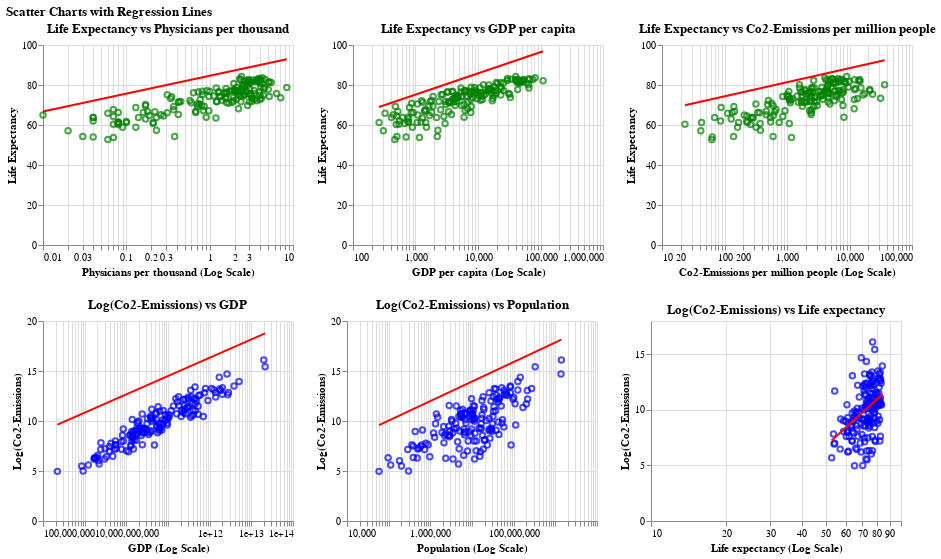

Notebook source saved alongside this figure:
### Code cell
import altair as alt
import numpy as np
import pandas as pd

# Log-transform the required columns
data['Log(Co2-Emissions)'] = np.log(data['Co2-Emissions'])

# Scatter Chart of 'Life expectancy' vs ['Physicians per thousand', 'GDP per capita', 'Co2-Emissions per million people']
charts1 = []
for column in ['Physicians per thousand', 'GDP per capita', 'Co2-Emissions per million people']:
    chart = alt.Chart(data).mark_point(color='green').encode(
        x=alt.X(column, scale=alt.Scale(type='log'), title=f'{column} (Log Scale)'),
        y=alt.Y('Life expectancy', title='Life Expectancy'),
        tooltip=['Country', column, 'Life expectancy']
    ).properties(
        title=f'Life Expectancy vs {column}',
        width=250,
        height=200
    )
    
    # Add regression line
    regression_line = chart.transform_regression(
        column, 'Life expectancy', method='linear'
    ).mark_line(color='red')
    
    # Combine the scatter plot and regression line
    charts1.append(chart + regression_line)

# Combine all scatter charts into a row
grid1 = alt.hconcat(*charts1)

# Scatter Chart of 'Log(Co2-Emissions)' vs ['GDP', 'Population', 'Life expectancy']
charts2 = []
for column in ['GDP', 'Population', 'Life expectancy']:
    chart = alt.Chart(data).mark_point(color='blue').encode(
        x=alt.X(column, scale=alt.Scale(type='log'), title=f'{column} (Log Scale)'),
        y=alt.Y('Log(Co2-Emissions)', title='Log(Co2-Emissions)'),
        tooltip=['Country', column, 'Log(Co2-Emissions)']
    ).properties(
        title=f'Log(Co2-Emissions) vs {column}',
        width=250,
        height=200
    )
    
    # Add regression line
    regression_line = chart.transform_regression(
        column, 'Log(Co2-Emissions)', method='linear'
    ).mark_line(color='red')
    
    # Combine the scatter plot and regression line
    charts2.append(chart + regression_line)

# Combine all scatter charts into a row
grid2 = alt.hconcat(*charts2)

# Combine both grids into a vertical layout
final_chart = alt.vconcat(grid1, grid2).properties(
    title='Scatter Charts with Regression Lines'
)

final_chart

### Figure 1 — Vega-Lite specification as saved in the notebook (floating-point values rounded to 4 significant figures; data arrays with more than 128 entries replaced by an {"elided": "..."} marker saying what was removed)
{"config": {"view": {"continuousWidth": 300, "continuousHeight": 300}}, "vconcat": [{"hconcat": [{"layer": [{"mark": {"type": "point", "color": "green"}, "encoding": {"tooltip": [{"field": "Country", "type": "nominal"}, {"field": "Physicians per thousand", "type": "quantitative"}, {"field": "Life expectancy", "type": "quantitative"}], "x": {"field": "Physicians per thousand", "scale": {"type": "log"}, "title": "Physicians per thousand (Log Scale)", "type": "quantitative"}, "y": {"field": "Life expectancy", "title": "Life Expectancy", "type": "quantitative"}}, "title": "Life Expectancy vs Physicians per thousand"}, {"mark": {"type": "line", "color": "red"}, "encoding": {"tooltip": [{"field": "Country", "type": "nominal"}, {"field": "Physicians per thousand", "type": "quantitative"}, {"field": "Life expectancy", "type": "quantitative"}], "x": {"field": "Physicians per thousand", "scale": {"type": "log"}, "title": "Physicians per thousand (Log Scale)", "type": "quantitative"}, "y": {"field": "Life expectancy", "title": "Life Expectancy", "type": "quantitative"}}, "title": "Life Expectancy vs Physicians per thousand", "transform": [{"on": "Physicians per thousand", "regression": "Life expectancy", "method": "linear"}]}], "height": 200, "width": 250}, {"layer": [{"mark": {"type": "point", "color": "green"}, "encoding": {"tooltip": [{"field": "Country", "type": "nominal"}, {"field": "GDP per capita", "type": "quantitative"}, {"field": "Life expectancy", "type": "quantitative"}], "x": {"field": "GDP per capita", "scale": {"type": "log"}, "title": "GDP per capita (Log Scale)", "type": "quantitative"}, "y": {"field": "Life expectancy", "title": "Life Expectancy", "type": "quantitative"}}, "title": "Life Expectancy vs GDP per capita"}, {"mark": {"type": "line", "color": "red"}, "encoding": {"tooltip": [{"field": "Country", "type": "nominal"}, {"field": "GDP per capita", "type": "quantitative"}, {"field": "Life expectancy", "type": "quantitative"}], "x": {"field": "GDP per capita", "scale": {"type": "log"}, "title": "GDP per capita (Log Scale)", "type": "quantitative"}, "y": {"field": "Life expectancy", "title": "Life Expectancy", "type": "quantitative"}}, "title": "Life Expectancy vs GDP per capita", "transform": [{"on": "GDP per capita", "regression": "Life expectancy", "method": "linear"}]}], "height": 200, "width": 250}, {"layer": [{"mark": {"type": "point", "color": "green"}, "encoding": {"tooltip": [{"field": "Country", "type": "nominal"}, {"field": "Co2-Emissions per million people", "type": "quantitative"}, {"field": "Life expectancy", "type": "quantitative"}], "x": {"field": "Co2-Emissions per million people", "scale": {"type": "log"}, "title": "Co2-Emissions per million people (Log Scale)", "type": "quantitative"}, "y": {"field": "Life expectancy", "title": "Life Expectancy", "type": "quantitative"}}, "title": "Life Expectancy vs Co2-Emissions per million people"}, {"mark": {"type": "line", "color": "red"}, "encoding": {"tooltip": [{"field": "Country", "type": "nominal"}, {"field": "Co2-Emissions per million people", "type": "quantitative"}, {"field": "Life expectancy", "type": "quantitative"}], "x": {"field": "Co2-Emissions per million people", "scale": {"type": "log"}, "title": "Co2-Emissions per million people (Log Scale)", "type": "quantitative"}, "y": {"field": "Life expectancy", "title": "Life Expectancy", "type": "quantitative"}}, "title": "Life Expectancy vs Co2-Emissions per million people", "transform": [{"on": "Co2-Emissions per million people", "regression": "Life expectancy", "method": "linear"}]}], "height": 200, "width": 250}]}, {"hconcat": [{"layer": [{"mark": {"type": "point", "color": "blue"}, "encoding": {"tooltip": [{"field": "Country", "type": "nominal"}, {"field": "GDP", "type": "quantitative"}, {"field": "Log(Co2-Emissions)", "type": "quantitative"}], "x": {"field": "GDP", "scale": {"type": "log"}, "title": "GDP (Log Scale)", "type": "quantitative"}, "y": {"field": "Log(Co2-Emissions)", "title": "Log(Co2-Emissions)", "type": "quantitative"}}, "title": "Log(Co2-Emissions) vs GDP"}, {"mark": {"type": "line", "color": "red"}, "encoding": {"tooltip": [{"field": "Country", "type": "nominal"}, {"field": "GDP", "type": "quantitative"}, {"field": "Log(Co2-Emissions)", "type": "quantitative"}], "x": {"field": "GDP", "scale": {"type": "log"}, "title": "GDP (Log Scale)", "type": "quantitative"}, "y": {"field": "Log(Co2-Emissions)", "title": "Log(Co2-Emissions)", "type": "quantitative"}}, "title": "Log(Co2-Emissions) vs GDP", "transform": [{"on": "GDP", "regression": "Log(Co2-Emissions)", "method": "linear"}]}], "height": 200, "width": 250}, {"layer": [{"mark": {"type": "point", "color": "blue"}, "encoding": {"tooltip": [{"field": "Country", "type": "nominal"}, {"field": "Population", "type": "quantitative"}, {"field": "Log(Co2-Emissions)", "type": "quantitative"}], "x": {"field": "Population", "scale": {"type": "log"}, "title": "Population (Log Scale)", "type": "quantitative"}, "y": {"field": "Log(Co2-Emissions)", "title": "Log(Co2-Emissions)", "type": "quantitative"}}, "title": "Log(Co2-Emissions) vs Population"}, {"mark": {"type": "line", "color": "red"}, "encoding": {"tooltip": [{"field": "Country", "type": "nominal"}, {"field": "Population", "type": "quantitative"}, {"field": "Log(Co2-Emissions)", "type": "quantitative"}], "x": {"field": "Population", "scale": {"type": "log"}, "title": "Population (Log Scale)", "type": "quantitative"}, "y": {"field": "Log(Co2-Emissions)", "title": "Log(Co2-Emissions)", "type": "quantitative"}}, "title": "Log(Co2-Emissions) vs Population", "transform": [{"on": "Population", "regression": "Log(Co2-Emissions)", "method": "linear"}]}], "height": 200, "width": 250}, {"layer": [{"mark": {"type": "point", "color": "blue"}, "encoding": {"tooltip": [{"field": "Country", "type": "nominal"}, {"field": "Life expectancy", "type": "quantitative"}, {"field": "Log(Co2-Emissions)", "type": "quantitative"}], "x": {"field": "Life expectancy", "scale": {"type": "log"}, "title": "Life expectancy (Log Scale)", "type": "quantitative"}, "y": {"field": "Log(Co2-Emissions)", "title": "Log(Co2-Emissions)", "type": "quantitative"}}, "title": "Log(Co2-Emissions) vs Life expectancy"}, {"mark": {"type": "line", "color": "red"}, "encoding": {"tooltip": [{"field": "Country", "type": "nominal"}, {"field": "Life expectancy", "type": "quantitative"}, {"field": "Log(Co2-Emissions)", "type": "quantitative"}], "x": {"field": "Life expectancy", "scale": {"type": "log"}, "title": "Life expectancy (Log Scale)", "type": "quantitative"}, "y": {"field": "Log(Co2-Emissions)", "title": "Log(Co2-Emissions)", "type": "quantitative"}}, "title": "Log(Co2-Emissions) vs Life expectancy", "transform": [{"on": "Life expectancy", "regression": "Log(Co2-Emissions)", "method": "linear"}]}], "height": 200, "width": 250}]}], "data": {"name": "data-aa08317b65d6fac41f3b770b36a38361"}, "title": "Scatter Charts with Regression Lines", "$schema": "https://vega.github.io/schema/vega-lite/v5.20.1.json", "datasets": {"data-aa08317b65d6fac41f3b770b36a38361": {"elided": "168 records"}}}
